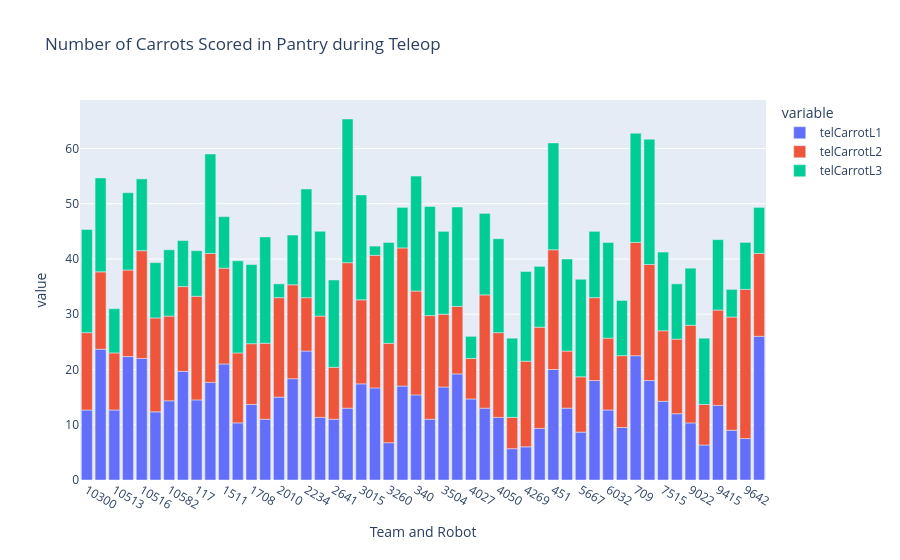

Here is the notebook cell this chart was saved with:
### Code cell
fig = px.bar(team_averages, y=["telCarrotL1", "telCarrotL2", "telCarrotL3"], title="Number of Carrots Scored in Pantry during Teleop")
fig

### Figure 1 — Plotly figure (JSON) as saved in the notebook; plotly's stock layout.template omitted (floating-point values rounded to 4 significant figures)
{"data": [{"hovertemplate": "variable=telCarrotL1<br>Team and Robot=%{x}<br>value=%{y}<extra></extra>", "legendgroup": "telCarrotL1", "marker": {"color": "#636efa", "pattern": {"shape": ""}}, "name": "telCarrotL1", "orientation": "v", "showlegend": true, "textposition": "auto", "type": "bar", "x": ["10300", "10512", "10513", "10515", "10516", "10517", "10582", "11456", "117", "1317", "1511", "1601", "1708", "1816", "2010", "2095", "2234", "2614", "2641", "2656", "3015", "3173", "3260", "3324", "340", "3484", "3504", "3990", "4027", "4028", "4050", "4150", "4269", "4467", "451", "4991", "5667", "5740", "6032", "63", "709", "7274", "7515", "8705", "9022", "9406", "9415", "9475", "9642", "9653"], "xaxis": "x", "y": [12.67, 23.67, 12.67, 22.33, 22.0, 12.33, 14.33, 19.67, 14.5, 17.67, 21.0, 10.33, 13.67, 11.0, 15.0, 18.33, 23.33, 11.33, 11.0, 13.0, 17.4, 16.67, 6.75, 17.0, 15.4, 11.0, 16.83, 19.2, 14.67, 13.0, 11.33, 5.667, 6.0, 9.333, 20.0, 13.0, 8.667, 18.0, 12.67, 9.5, 22.5, 18.0, 14.25, 12.0, 10.33, 6.333, 13.5, 9.0, 7.5, 26.0], "yaxis": "y"}, {"hovertemplate": "variable=telCarrotL2<br>Team and Robot=%{x}<br>value=%{y}<extra></extra>", "legendgroup": "telCarrotL2", "marker": {"color": "#EF553B", "pattern": {"shape": ""}}, "name": "telCarrotL2", "orientation": "v", "showlegend": true, "textposition": "auto", "type": "bar", "x": ["10300", "10512", "10513", "10515", "10516", "10517", "10582", "11456", "117", "1317", "1511", "1601", "1708", "1816", "2010", "2095", "2234", "2614", "2641", "2656", "3015", "3173", "3260", "3324", "340", "3484", "3504", "3990", "4027", "4028", "4050", "4150", "4269", "4467", "451", "4991", "5667", "5740", "6032", "63", "709", "7274", "7515", "8705", "9022", "9406", "9415", "9475", "9642", "9653"], "xaxis": "x", "y": [14.0, 14.0, 10.33, 15.67, 19.5, 17.0, 15.33, 15.33, 18.75, 23.33, 17.33, 12.67, 11.0, 13.75, 18.0, 17.0, 9.667, 18.33, 9.4, 26.33, 15.2, 24.0, 18.0, 25.0, 18.8, 18.75, 13.17, 12.2, 7.333, 20.5, 15.33, 5.667, 15.5, 18.33, 21.67, 10.33, 10.0, 15.0, 13.0, 13.0, 20.5, 21.0, 12.75, 13.5, 17.67, 7.333, 17.25, 20.5, 27.0, 15.0], "yaxis": "y"}, {"hovertemplate": "variable=telCarrotL3<br>Team and Robot=%{x}<br>value=%{y}<extra></extra>", "legendgroup": "telCarrotL3", "marker": {"color": "#00cc96", "pattern": {"shape": ""}}, "name": "telCarrotL3", "orientation": "v", "showlegend": true, "textposition": "auto", "type": "bar", "x": ["10300", "10512", "10513", "10515", "10516", "10517", "10582", "11456", "117", "1317", "1511", "1601", "1708", "1816", "2010", "2095", "2234", "2614", "2641", "2656", "3015", "3173", "3260", "3324", "340", "3484", "3504", "3990", "4027", "4028", "4050", "4150", "4269", "4467", "451", "4991", "5667", "5740", "6032", "63", "709", "7274", "7515", "8705", "9022", "9406", "9415", "9475", "9642", "9653"], "xaxis": "x", "y": [18.67, 17.0, 8.0, 14.0, 13.0, 10.0, 12.0, 8.333, 8.25, 18.0, 9.333, 16.67, 14.33, 19.25, 2.5, 9.0, 19.67, 15.33, 15.8, 26.0, 19.0, 1.667, 18.25, 7.333, 20.8, 19.75, 15.0, 18.0, 4.0, 14.75, 17.0, 14.33, 16.25, 11.0, 19.33, 16.67, 17.67, 12.0, 17.33, 10.0, 19.75, 22.67, 14.25, 10.0, 10.33, 12.0, 12.75, 5.0, 8.5, 8.333], "yaxis": "y"}], "layout": {"barmode": "relative", "legend": {"title": {"text": "variable"}, "tracegroupgap": 0}, "title": {"text": "Number of Carrots Scored in Pantry during Teleop"}, "xaxis": {"anchor": "y", "domain": [0, 1], "title": {"text": "Team and Robot"}}, "yaxis": {"anchor": "x", "domain": [0, 1], "title": {"text": "value"}}}}
